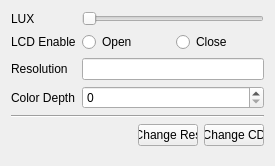
         <widget class="QWidget" name="LCDTestPage">
          <property name="geometry">
           <rect>
            <x>0</x>
            <y>0</y>
            <width>275</width>
            <height>166</height>
           </rect>
          </property>
          <attribute name="icon">
           <iconset resource="../IDE.qrc">
            <normaloff>:/Others/rc/Others/HDMI.png</normaloff>:/Others/rc/Others/HDMI.png</iconset>
          </attribute>
          <attribute name="label">
           <string>LCD Case</string>
          </attribute>
          <layout class="QVBoxLayout" name="verticalLayout">
           <item>
            <layout class="QFormLayout" name="formLayout_3">
             <property name="fieldGrowthPolicy">
              <enum>QFormLayout::AllNonFixedFieldsGrow</enum>
             </property>
             <item row="0" column="0">
              <widget class="QLabel" name="label_28">
               <property name="text">
                <string>LUX</string>
               </property>
              </widget>
             </item>
             <item row="0" column="1">
              <widget class="QSlider" name="LCDCase_Slider">
               <property name="orientation">
                <enum>Qt::Horizontal</enum>
               </property>
              </widget>
             </item>
             <item row="1" column="0">
              <widget class="QLabel" name="label_29">
               <property name="text">
                <string>LCD Enable</string>
               </property>
              </widget>
             </item>
             <item row="1" column="1">
              <layout class="QHBoxLayout" name="horizontalLayout_28">
               <item>
                <widget class="QRadioButton" name="LCDCase_Open_Btn">
                 <property name="text">
                  <string>Open</string>
                 </property>
                </widget>
               </item>
               <item>
                <widget class="QRadioButton" name="LCDCase_Close_Btn">
                 <property name="text">
                  <string>Close</string>
                 </property>
                </widget>
               </item>
              </layout>
             </item>
             <item row="2" column="0">
              <widget class="QLabel" name="label_30">
               <property name="text">
                <string>Resolution</string>
               </property>
              </widget>
             </item>
             <item row="2" column="1">
              <widget class="QLineEdit" name="LCDCase_Resolution"/>
             </item>
             <item row="3" column="0">
              <widget class="QLabel" name="label_31">
               <property name="text">
                <string>Color Depth</string>
               </property>
              </widget>
             </item>
             <item row="3" column="1">
              <widget class="QSpinBox" name="LCDCase_ColorDepth"/>
             </item>
            </layout>
           </item>
           <item>
            <widget class="Line" name="line_14">
             <property name="orientation">
              <enum>Qt::Horizontal</enum>
             </property>
            </widget>
           </item>
           <item>
            <layout class="QHBoxLayout" name="horizontalLayout_31">
             <item>
              <spacer name="horizontalSpacer_13">
               <property name="orientation">
                <enum>Qt::Horizontal</enum>
               </property>
               <property name="sizeHint" stdset="0">
                <size>
                 <width>40</width>
                 <height>20</height>
                </size>
               </property>
              </spacer>
             </item>
             <item>
              <widget class="QPushButton" name="LCDCase_ChangeRes">
               <property name="minimumSize">
                <size>
                 <width>60</width>
                 <height>0</height>
                </size>
               </property>
               <property name="maximumSize">
                <size>
                 <width>60</width>
                 <height>16777215</height>
                </size>
               </property>
               <property name="text">
                <string>Change Res</string>
               </property>
              </widget>
             </item>
             <item>
              <widget class="QPushButton" name="LCDCase_ChangeCD">
               <property name="minimumSize">
                <size>
                 <width>60</width>
                 <height>0</height>
                </size>
               </property>
               <property name="maximumSize">
                <size>
                 <width>60</width>
                 <height>16777215</height>
                </size>
               </property>
               <property name="text">
                <string>Change CD</string>
               </property>
              </widget>
             </item>
            </layout>
           </item>
           <item>
            <spacer name="verticalSpacer_6">
             <property name="orientation">
              <enum>Qt::Vertical</enum>
             </property>
             <property name="sizeHint" stdset="0">
              <size>
               <width>20</width>
               <height>57</height>
              </size>
             </property>
            </spacer>
           </item>
          </layout>
         </widget>
